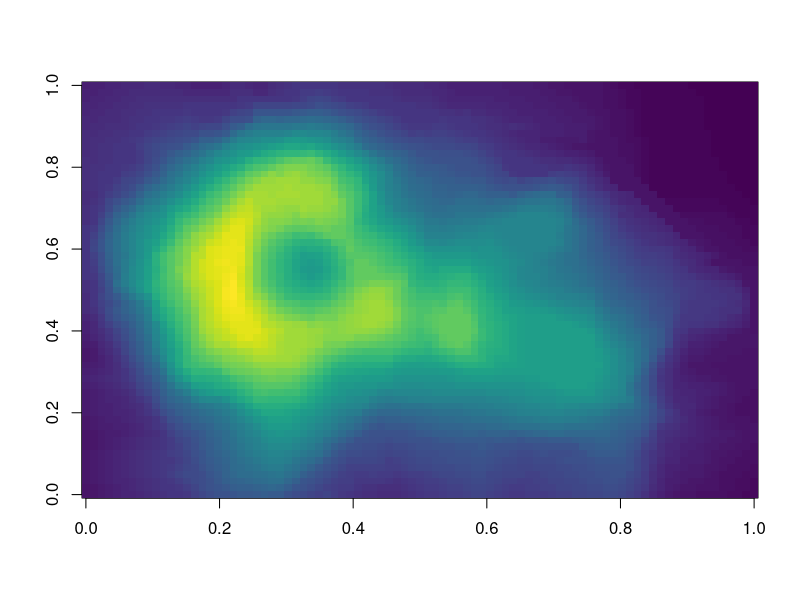
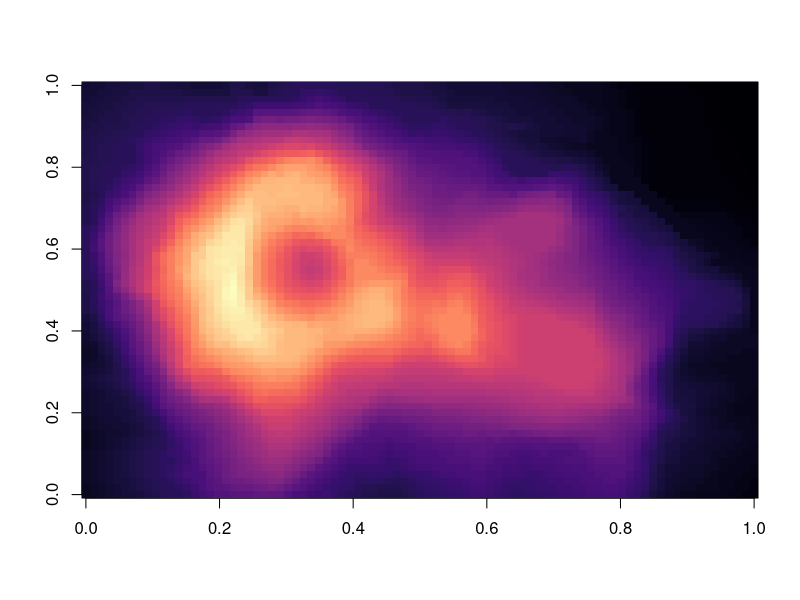

Recreate these plots in R, in order.
## ---- chunk 1
library(viridis)
## ---- chunk 2
image(volcano, col = viridis(100))
## ---- chunk 3
image(volcano, col = viridis(200, option = "A"))
